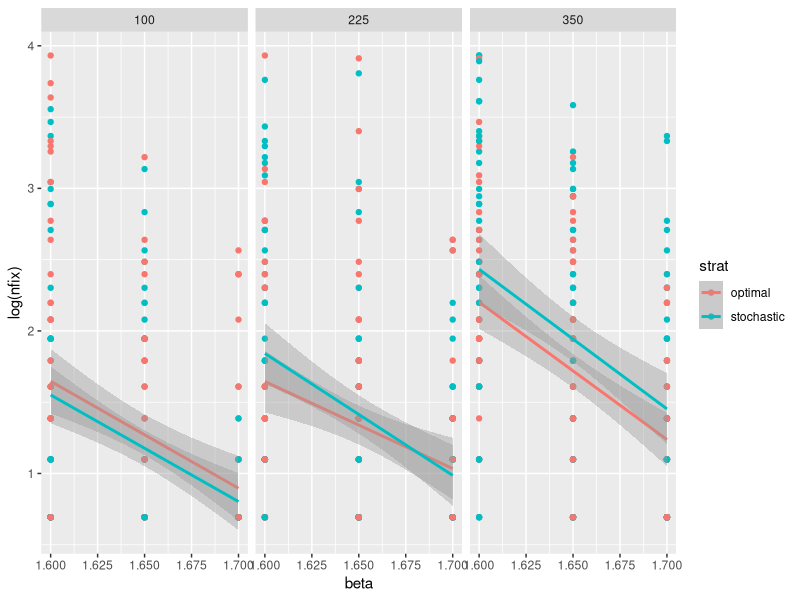

R code for this plot: (Note: this script raises an error after producing the figure.)
setwd("Documents/GIT-general-private/2014 StochasticSearch/searchsim/")

library(ggplot2)
simdat <- read.table("searchSimResults.txt", header = TRUE,  sep = ",",  stringsAsFactors = FALSE)
p1 <- ggplot(simdat, aes(y=log(nfix), x=beta, colour=strat)) + geom_point() + geom_smooth(method=lm) + facet_wrap(~ecc)

model <- glm(data=simdat, nfix ~ beta*ecc*strat, family="poisson")


obsdat <- read.table("FixHumanObs.txt", header = TRUE,  sep = ",",  stringsAsFactors = FALSE)
obsdat$Obs <- as.factor(obsdat$Obs)



# combine into one datset
names(obsdat)[1] = "Observer"
names(simdat)[1] = "Observer"
names(simdat)[5] = "nFix"


# subset multiple factors at once
# NOTE: subtracting 1 from simulation fixations as human observers do not need to fixate target 
# to detect it (while hte model is hard coded to fixate target if it spots it)
dat <- data.frame(
	strategy = c(rep("human", length(obsdat$Observer)), simdat$Observer),
	Observer = c(as.factor(obsdat$Observer), simdat$Observer), 
	beta=c(obsdat$beta, simdat$beta), 
	ecc=c(obsdat$ecc, simdat$ecc), 
	nFix=c(obsdat$nFix, simdat$nFix-1))

library(dplyr)
dat$beta <- factor(as.factor(dat$beta), labels=c("rough", "medium", "smooth"))
dat$ecc <- factor(as.factor(dat$ecc/60), labels=c("1.67", "3.75", "5.83"))
simdat$strategy = factor(simdat$strategy, levels(simdat$strategy)[c(1,3,2)])
# dat = dat[which(dat$strategy!="optimal"),]
p2 <- ggplot(filter(dat, strategy!='optimal'), aes(x=ecc, y=nFix, fill=strategy, cond=Observer), width=500, height=600) 
p2 <- p2 + geom_boxplot() + facet_wrap(~beta, nrow=3) + scale_y_continuous(name="number of fixations", trans = "log2")+scale_x_discrete(name="target eccentricity (degrees of visual angle)")
p2 <- p2 + theme_bw() + scale_fill_brewer(type="seq", palette=3)
p2
ggsave("numFixHumanModelclarke2009.pdf", width=6, height=6)


agDat = aggregate(data=dat, nFix ~ Observer+beta+ecc+strategy, FUN=median)

p1 <- ggplot(agDat, aes(x=ecc, y=nFix, group=Observer, colour=strategy)) 
p1 <- p1 + geom_smooth(method="lm", se=F) + facet_wrap(~beta, nrow=1) + scale_y_continuous(breaks=c(1,3,5,7,9,11))+scale_x_discrete(name="target eccentricity (degrees of visual angle)")
p1 <- p1 + theme_bw()
p1
ggsave("numFixHumanModelclarke2009lines.pdf", width=8, height=4)
agDat


n = length(simdat$nFix)
stochasticFix = simdat$nFix[seq(1,n,2)]
optimalFix = simdat$nFix[seq(2,n,2)]
t.test(stochasticFix, optimalFix, paired=T, alternative="greater")
library(car)
library(lme4)
dat$ecc = as.numeric(dat$ecc)

modelDat = dat[-which(dat$strategy=="human"),]
 mm = glm(data=modelDat, nFix ~ beta * ecc * strategy, family="poisson",)